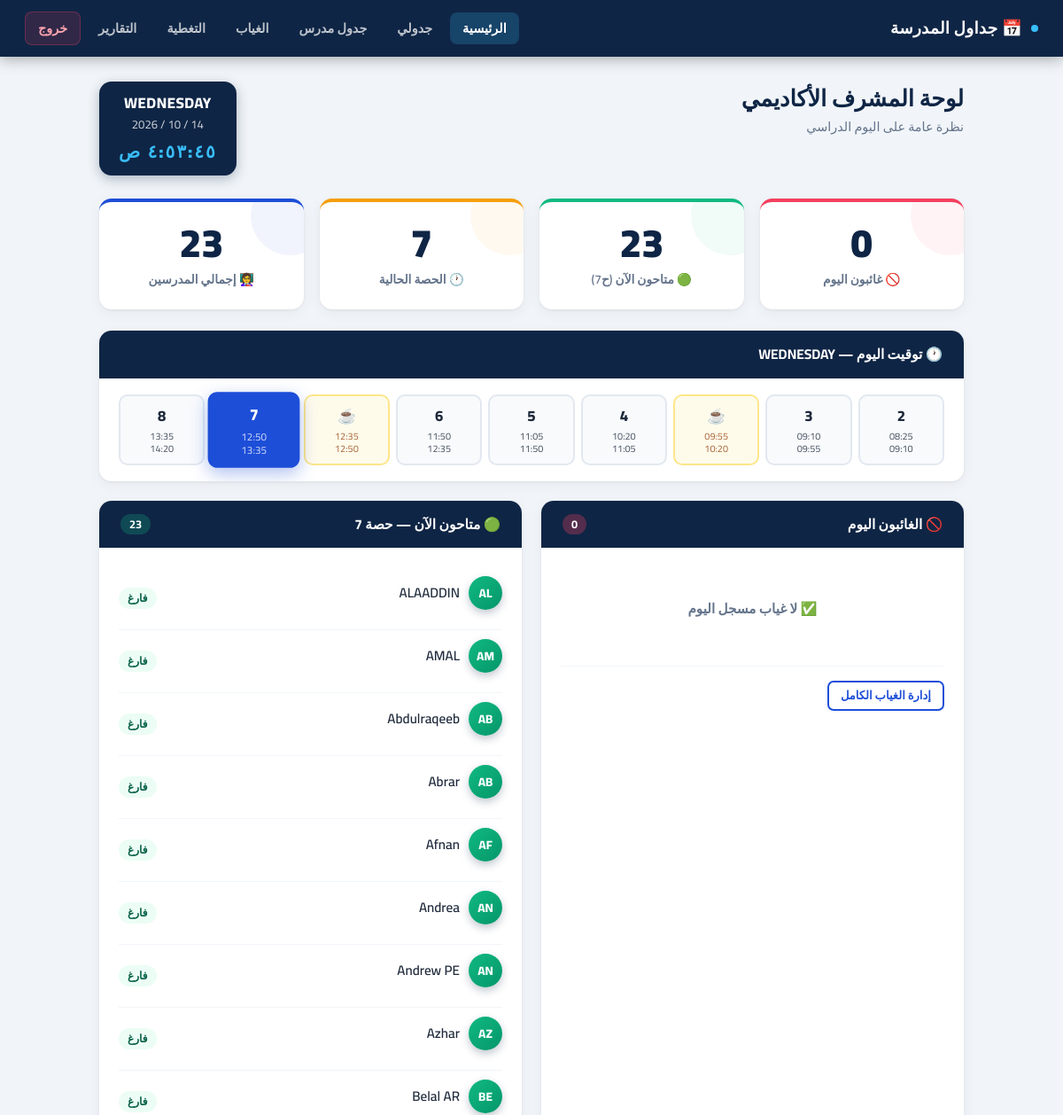
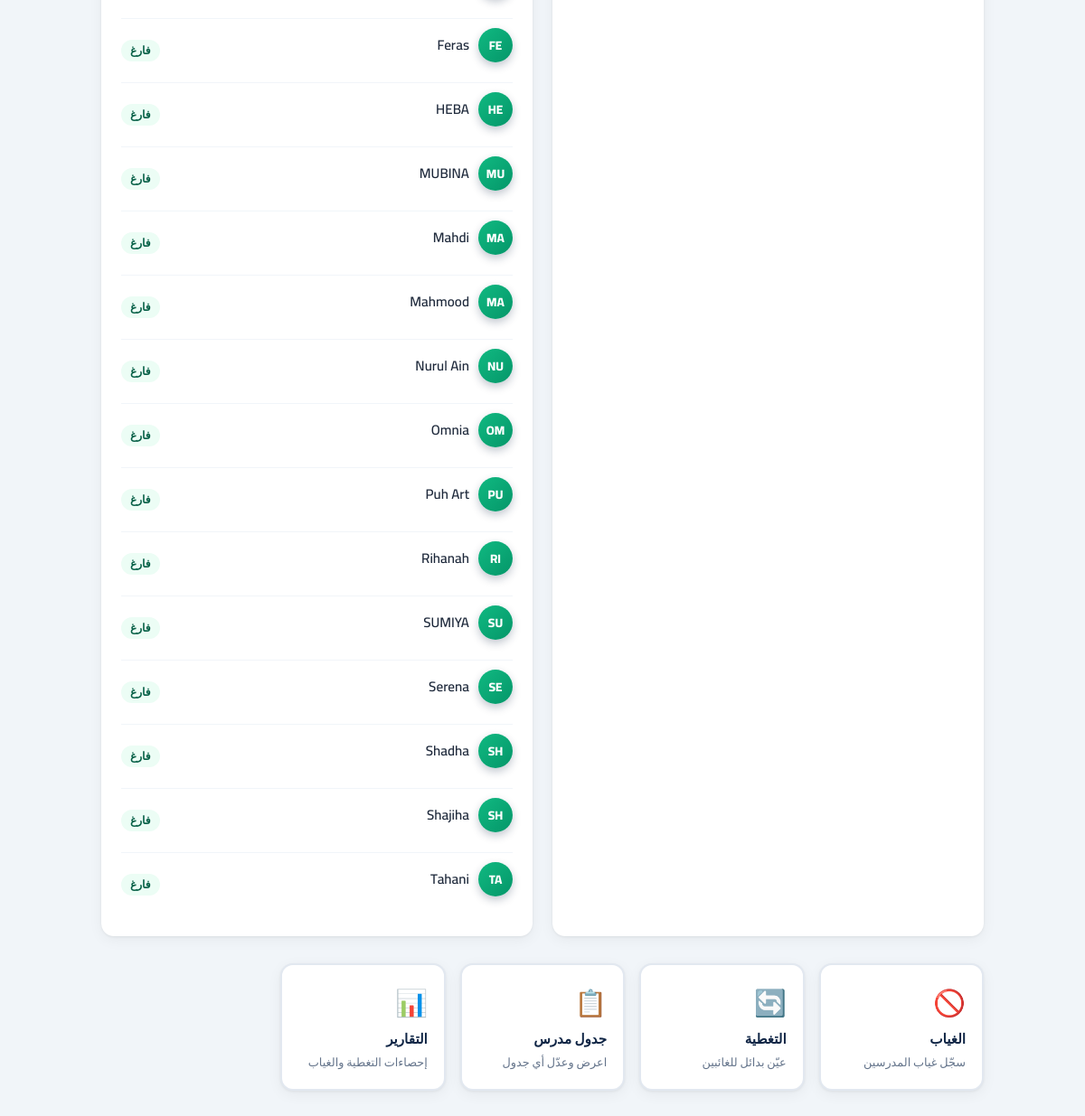
/dashboard.php (signed in), run on the app's committed database (2 pictures, top to bottom).
### tables this page shows
CREATE TABLE users (
    id         INTEGER PRIMARY KEY AUTOINCREMENT,
    name       TEXT NOT NULL,
    username   TEXT UNIQUE NOT NULL,
    password   TEXT NOT NULL,
    role       TEXT NOT NULL DEFAULT 'teacher',
    email      TEXT,
    phone      TEXT,
    is_active  INTEGER DEFAULT 1,
    created_at TEXT DEFAULT (datetime('now'))
);

### public/dashboard.php (called while the page is built, shortened)
<?php
require_once __DIR__ . '/../config/database.php';
require_once __DIR__ . '/../app/helpers/ScheduleHelper.php';
$db        = Database::getInstance();
$today     = date('Y-m-d');
$dayName   = ScheduleHelper::todayName();
$curPeriod = ScheduleHelper::getCurrentPeriod($dayName);
$periods   = ScheduleHelper::getPeriodsForDay($dayName);
$absentTeachers = ScheduleHelper::getAbsentTeachers($today, $db);
if ($curPeriod && Auth::isAdmin()) {
    $freeNow = ScheduleHelper::getFreeTeachers($dayName, $curPeriod, $today, $db);
}
$allTeachersCount = $db->fetchAll("SELECT id FROM users WHERE role='teacher' AND is_active=1");
require __DIR__ . '/../app/views/layouts/main_layout.php';

### config/database.php (called while the page is built, shortened)
<?php
class Database {
    private static $instance = null;
    private $pdo;
    private function __construct() {
        $this->pdo = new PDO('sqlite:' . DB_PATH);
        $this->pdo->setAttribute(PDO::ATTR_ERRMODE, PDO::ERRMODE_EXCEPTION);
        $this->pdo->setAttribute(PDO::ATTR_DEFAULT_FETCH_MODE, PDO::FETCH_ASSOC);
        $this->pdo->exec('PRAGMA foreign_keys = ON;');
        $this->pdo->exec('PRAGMA journal_mode = WAL;');
    }
    public static function getInstance() {
        if (self::$instance === null) self::$instance = new self();
        return self::$instance;
    }
    public function query($sql, $params = []) {
        $stmt = $this->pdo->prepare($sql);
        $stmt->execute($params);
        return $stmt;
    }
    public function fetchAll($sql, $params = []) {
        return $this->query($sql, $params)->fetchAll();
    }
}

### app/helpers/ScheduleHelper.php (called while the page is built, shortened)
<?php
class ScheduleHelper {
    public static function todayName() {
        $map = [1=>'MONDAY',2=>'TUESDAY',3=>'WEDNESDAY',4=>'THURSDAY',5=>'FRIDAY'];
        $dow = (int) date('N');
        return $map[$dow] ?? 'MONDAY';
    }
    public static function getPeriodsForDay($dayName) {
        $periods = DAY_PERIODS[strtoupper($dayName)] ?? DAY_PERIODS['MONDAY'];
        return $periods;
    }
    public static function getCurrentPeriod($dayName = null) {
        $day  = $dayName ?? self::todayName();
        $now  = date('H:i');
        foreach (self::getPeriodsForDay($day) as $key => $p) {
            if ($now >= $p['start'] && $now < $p['end']) return $key;
        }
        return null;
    }
    public static function getAbsentTeachers($date, $db) {
        return $db->fetchAll(
            "SELECT u.id, u.name, a.status, a.reason
             FROM teacher_attendance a
             JOIN users u ON u.id = a.teacher_id
             WHERE a.date=? AND a.status IN ('absent','excused')
             ORDER BY u.name",
            [$date]
        );
    }
    public static function getFreeTeachers($dayName, $periodKey, $date, $db) {
        return $db->fetchAll(
            "SELECT u.id, u.name
             FROM users u
             WHERE u.role='teacher' AND u.is_active=1
             AND u.id NOT IN (
                 SELECT teacher_id FROM schedule_templates
                 WHERE day_name=? AND period_key=?
             )
             AND u.id NOT IN (
                 SELECT teacher_id FROM teacher_attendance
                 WHERE date=? AND status IN ('absent','excused')
             )
             ORDER BY u.name",
            [$dayName, $periodKey, $date]
        );
    }
}

### app/views/admin/dashboard.php (the view, shortened to what this page needs)
<div class="dashboard-header">
  <div>
    <h2>لوحة المشرف الأكاديمي</h2>
    <p class="sub">نظرة عامة على اليوم الدراسي</p>
  </div>
  <div class="date-badge">
    <div class="today-day"><?= $dayName ?></div>
    <div class="today-date"><?= date('d / m / Y') ?></div>
    <div id="live-clock" class="live-clock">--:--:--</div>
  </div>
</div>
<div class="stats-row">
  <div class="stat-card stat-absent">
    <div class="stat-num"><?= count($absentTeachers) ?></div>
    <div class="stat-label">🚫 غائبون اليوم</div>
  </div>
  <div class="stat-card stat-free">
    <div class="stat-num" id="free-count"><?= count($freeNow) ?></div>
    <div class="stat-label">🟢 متاحون الآن (ح<?= $curPeriod ?? '—' ?>)</div>
  </div>
  <div class="stat-card stat-period">
    <div class="stat-num"><?= $curPeriod ?? '—' ?></div>
    <div class="stat-label">🕐 الحصة الحالية</div>
  </div>
  <div class="stat-card">
    <div class="stat-num"><?= count($allTeachersCount) ?></div>
    <div class="stat-label">👩‍🏫 إجمالي المدرسين</div>
  </div>
</div>
<div class="panel">
  <div class="panel-header">🕐 توقيت اليوم — <?= $dayName ?></div>
  <div class="timeline">
    <?php foreach ($periods as $key => $p): ?>
    <div class="timeline-slot <?= $p['type'] ?> <?= $key == $curPeriod ? 'active' : '' ?>" title="<?= $p['start'] ?> - <?= $p['end'] ?>">
      <div class="slot-label"><?= $p['type']==='break'?'☕':($p['type']==='assembly'?'🎓':$p['label']) ?></div>
      <div class="slot-time"><?= $p['start'] ?><br><?= $p['end'] ?></div>
    </div>
    <?php endforeach; ?>
  </div>
</div>
<div class="two-col">
  <div class="panel">
    <div class="panel-header">🚫 الغائبون اليوم
      <span style="margin-right:auto;background:rgba(244,63,94,.3);padding:2px 10px;border-radius:20px;font-size:.8rem">
        <?= count($absentTeachers) ?>
      </span>
    </div>
    <div class="panel-body">
      <?php if (empty($absentTeachers)): ?>
        <p class="empty">✅ لا غياب مسجل اليوم</p>
      <?php endif; ?>
      <div class="divider"></div>
      <a href="absences.php" class="btn btn-outline btn-sm">إدارة الغياب الكامل</a>
    </div>
  </div>
  <div class="panel">
    <div class="panel-header">🟢 متاحون الآن — حصة <?= $curPeriod ?? '—' ?>
      <span style="margin-right:auto;background:rgba(16,185,129,.25);padding:2px 10px;border-radius:20px;font-size:.8rem">
        <?= count($freeNow) ?>
      </span>
    </div>
    <div class="panel-body">
      <?php if (!$curPeriod): ?>
        <p class="empty">لا توجد حصة نشطة الآن</p>
      <?php elseif (empty($freeNow)): ?>
        <p class="empty">جميع المدرسين مشغولون الآن</p>
      <?php else: ?>
        <?php foreach ($freeNow as $t): ?>
        <div class="teacher-row">
          <div class="t-avatar free-av" style="width:38px;height:38px;font-size:.85rem"><?= strtoupper(substr($t['name'],0,2)) ?></div>
          <span class="t-name"><?= htmlspecialchars($t['name']) ?></span>
          <span class="badge badge-free">فارغ</span>
        </div>
        <?php endforeach; ?>
      <?php endif; ?>
    </div>
  </div>
</div>
<div style="display:grid;grid-template-columns:repeat(auto-fill,minmax(180px,1fr));gap:16px;margin-top:8px">
  <?php $navCards = [
    ['absences.php',       '🚫', 'الغياب',       'سجّل غياب المدرسين'],
    ['coverage.php',       '🔄', 'التغطية',      'عيّن بدائل للغائبين'],
    ['teacher_schedule.php','📋','جدول مدرس',    'اعرض وعدّل أي جدول'],
    ['reports.php',        '📊', 'التقارير',     'إحصاءات التغطية والغياب'],
  ]; ?>
  <?php foreach ($navCards as [$url, $icon, $title, $desc]): ?>
  <a href="<?= $url ?>" style="background:#fff;border-radius:14px;padding:20px 18px;box-shadow:0 1px 3px rgba(0,0,0,.06),0 4px 16px rgba(0,0,0,.05);border:2px solid #e2e8f0;text-decoration:none;color:inherit;transition:all .2s;display:block"
     onmouseover="this.style.borderColor='#1d4ed8';this.style.transform='translateY(-2px)'"
     onmouseout="this.style.borderColor='#e2e8f0';this.style.transform=''">
    <div style="font-size:1.8rem;margin-bottom:8px"><?= $icon ?></div>
    <div style="font-weight:800;font-size:.95rem;color:#0f2545;margin-bottom:4px"><?= $title ?></div>
    <div style="font-size:.8rem;color:#64748b"><?= $desc ?></div>
  </a>
  <?php endforeach; ?>
</div>

### data on the page
users: name "AL", name "ALAADDIN"
users: name "AM", name "AMAL"
users: name "AB", name "Abdulraqeeb"
users: name "AB", name "Abrar"
users: name "AF", name "Afnan"
users: name "AN", name "Andrea"
users: name "AN", name "Andrew PE"
users: name "AZ", name "Azhar"
users: name "BE", name "Belal AR"
users: name "FE", name "Feras"
users: name "HE", name "HEBA"
users: name "MU", name "MUBINA"
users: name "MA", name "Mahdi"
users: name "MA", name "Mahmood"
users: name "NU", name "Nurul Ain"
users: name "OM", name "Omnia"
users: name "PU", name "Puh Art"
users: name "RI", name "Rihanah"
users: name "SU", name "SUMIYA"
users: name "SE", name "Serena"
users: name "SH", name "Shadha"
users: name "SH", name "Shajiha"
users: name "TA", name "Tahani"

### other printed values
$dayName "WEDNESDAY"
count($absentTeachers) "0"
count($freeNow) "23"
$curPeriod "7"
count($allTeachersCount) "23"
$p['label'] "2"
$p['start'] "08:25"
$p['end'] "09:10"
$p['label'] "3"
$p['start'] "09:10"
$p['end'] "09:55"
$p['start'] "09:55"
$p['end'] "10:20"
$p['label'] "4"
$p['start'] "10:20"
